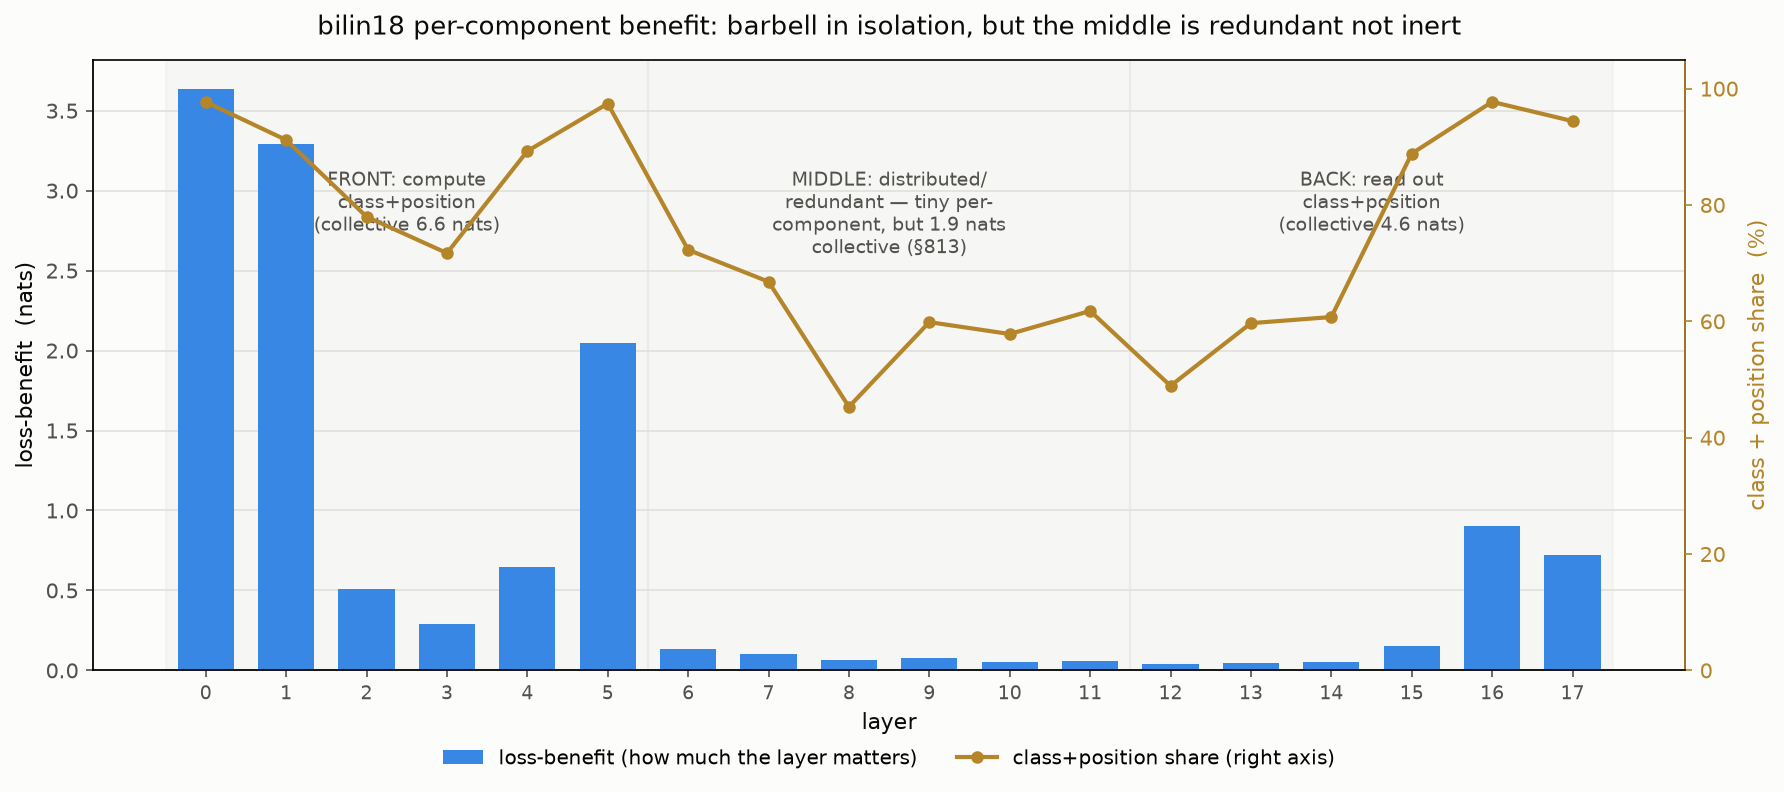

Write the Python code that produced this figure.
"""Figure: bilin18 whole-stack barbell (§812). Per-layer loss-benefit (how much each layer
matters) as bars, with the class+position understood-share as a line, across all 18 layers.
Shows the barbell: heavy class+position computation at the front, a smaller class+position
read-out at the back, and a nearly-inert middle. From existing §808 data; local plot, no GPU."""
import json
import numpy as np
import matplotlib
matplotlib.use('Agg')
import matplotlib.pyplot as plt
import sys
sys.path.insert(0, '/workspace/tensor_language')
from palette import INK, SECONDARY, MUTED, GRID, SURFACE

PT = '/workspace/tensor_language/basis_aligned/bilinear_quotient/'
FIG = PT + 'whole_stack_barbell.png'
BLUE, ACCENT = '#3987e5', '#b5852a'

d = json.load(open(PT + 'bilin18_scoreboard_mp_results.json'))
pc = d['per_component']
L = np.arange(18)
# per-layer: sum attn+mlp benefit; benefit-weighted class+position keep
ben = np.array([pc[f'attn{i}']['benefit'] + pc[f'mlp{i}']['benefit'] for i in L])
kw = []
for i in L:
    tb = tk = 0.0
    for w in ('attn', 'mlp'):
        c = pc[f'{w}{i}']
        if c['benefit'] > 0:
            tb += c['benefit']; tk += c['benefit'] * max(min(c['keep_mean'], 1), 0)
    kw.append(tk / tb if tb > 0 else np.nan)
kw = np.array(kw)

fig, ax = plt.subplots(figsize=(12, 5.4)); fig.patch.set_facecolor(SURFACE); ax.set_facecolor(SURFACE)
ax.bar(L, ben, color=BLUE, width=0.7, zorder=3, label='loss-benefit (how much the layer matters)')
ax.set_ylabel('loss-benefit  (nats)', fontsize=10.5, color=INK)
ax.set_xlabel('layer', fontsize=10.5, color=INK)
ax.set_xticks(L); ax.set_xticklabels(L, fontsize=9, color=INK)
ax.set_title('bilin18 per-component benefit: barbell in isolation, but the middle is redundant not inert', fontsize=12.5, color=INK, pad=12)

ax2 = ax.twinx()
ax2.plot(L, kw*100, color=ACCENT, lw=2, marker='o', ms=5, zorder=4, label='class+position share (right axis)')
ax2.set_ylabel('class + position share  (%)', fontsize=10.5, color=ACCENT)
ax2.set_ylim(0, 105); ax2.tick_params(colors=ACCENT)
ax2.spines['right'].set_color(ACCENT)

# band annotations (bars = per-component benefit; collective = simultaneous band-ablation cost, §813)
for x0, x1, txt in [(-0.5, 5.5, 'FRONT: compute\nclass+position\n(collective 6.6 nats)'),
                    (5.5, 11.5, 'MIDDLE: distributed/\nredundant — tiny per-\ncomponent, but 1.9 nats\ncollective (§813)'),
                    (11.5, 17.5, 'BACK: read out\nclass+position\n(collective 4.6 nats)')]:
    ax.axvspan(x0, x1, color=MUTED, alpha=0.05, zorder=0)
    ax.text((x0+x1)/2, ax.get_ylim()[1]*0.82, txt, ha='center', va='top', fontsize=9, color=SECONDARY)

ax.grid(axis='y', color=GRID, lw=0.8, zorder=0); ax.set_axisbelow(True)
for s in ('top',): ax.spines[s].set_visible(False)
for s in ('left', 'bottom'): ax.spines[s].set_color(MUTED)
ax.tick_params(colors=SECONDARY)
l1, la1 = ax.get_legend_handles_labels(); l2, la2 = ax2.get_legend_handles_labels()
ax.legend(l1+l2, la1+la2, frameon=False, fontsize=9.5, loc='upper center', ncol=2, bbox_to_anchor=(0.5, -0.10))
fig.tight_layout(); fig.savefig(FIG, dpi=150, facecolor=SURFACE, bbox_inches='tight')
print('wrote', FIG)
print(f'front benefit {ben[:6].sum():.2f} ({ben[:6].sum()/ben.sum()*100:.0f}%) | mid {ben[6:12].sum():.2f} | back {ben[12:].sum():.2f}')
